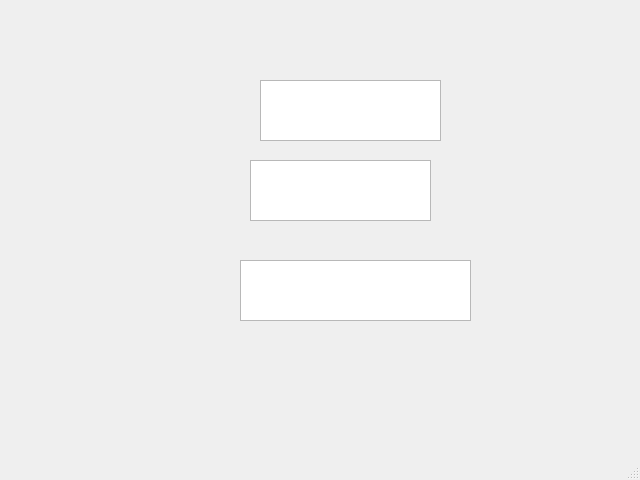
<?xml version="1.0" encoding="UTF-8"?>
<ui version="4.0">
 <class>MainWindow</class>
 <widget class="QMainWindow" name="MainWindow">
  <property name="geometry">
   <rect>
    <x>0</x>
    <y>0</y>
    <width>640</width>
    <height>480</height>
   </rect>
  </property>
  <property name="windowTitle">
   <string>MainWindow</string>
  </property>
  <widget class="QWidget" name="centralwidget">
   <widget class="QTextBrowser" name="textBrowser">
    <property name="geometry">
     <rect>
      <x>250</x>
      <y>160</y>
      <width>181</width>
      <height>61</height>
     </rect>
    </property>
    <property name="font">
     <font>
      <family>Arial Black</family>
      <pointsize>16</pointsize>
      <weight>75</weight>
      <bold>true</bold>
     </font>
    </property>
   </widget>
   <widget class="QTextBrowser" name="textBrowser_2">
    <property name="geometry">
     <rect>
      <x>260</x>
      <y>80</y>
      <width>181</width>
      <height>61</height>
     </rect>
    </property>
   </widget>
   <widget class="QTextBrowser" name="textBrowser_3">
    <property name="geometry">
     <rect>
      <x>240</x>
      <y>260</y>
      <width>231</width>
      <height>61</height>
     </rect>
    </property>
   </widget>
  </widget>
  <widget class="QMenuBar" name="menubar">
   <property name="geometry">
    <rect>
     <x>0</x>
     <y>0</y>
     <width>640</width>
     <height>21</height>
    </rect>
   </property>
  </widget>
  <widget class="QStatusBar" name="statusbar"/>
 </widget>
 <resources/>
 <connections/>
</ui>
